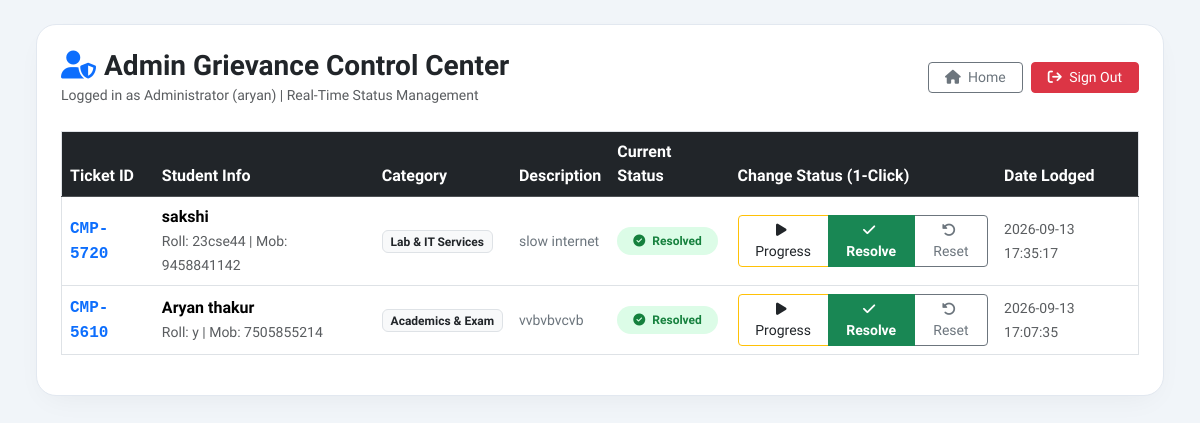
Before: /admin (signed in) with the older database file.
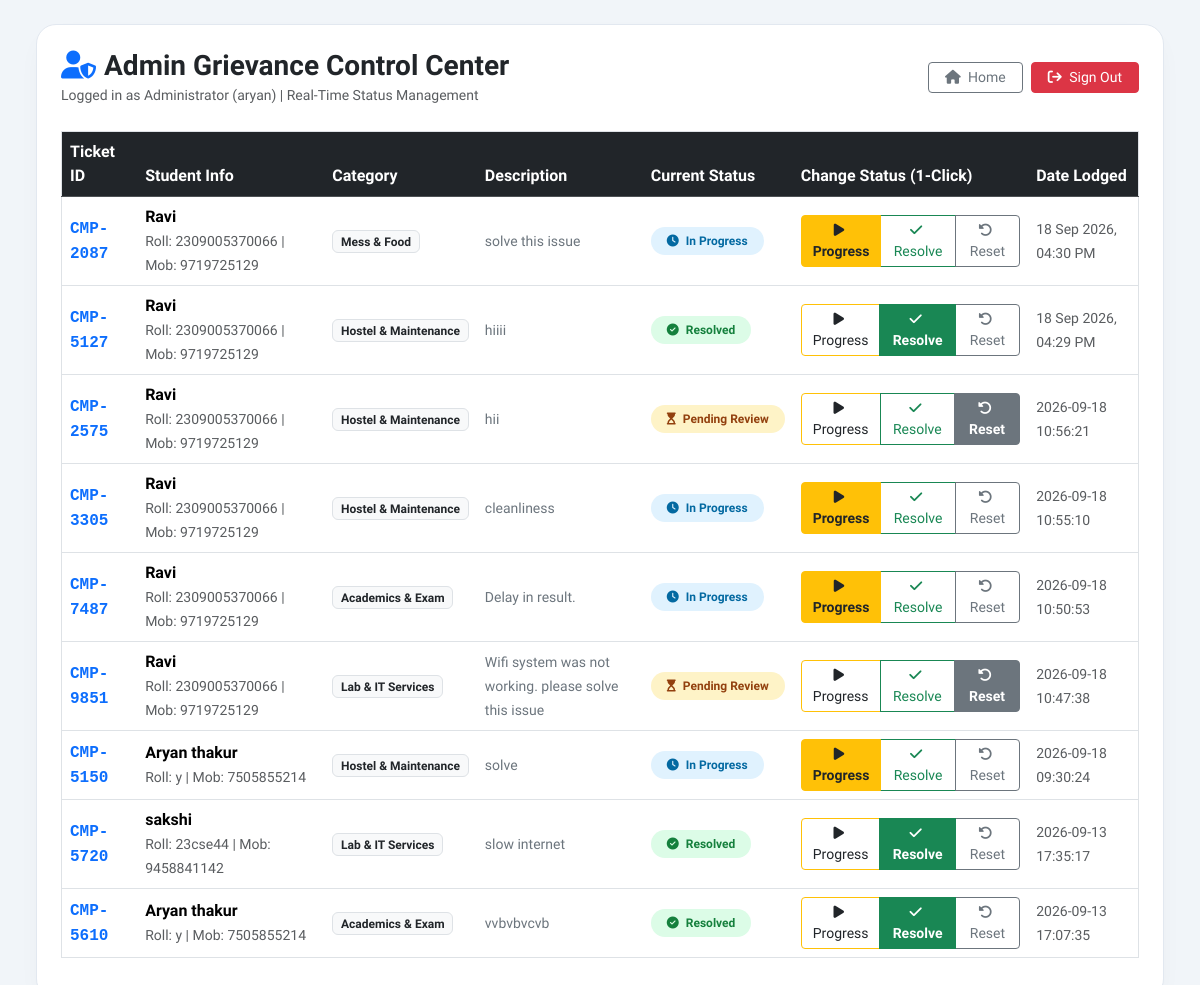
After: the same page with the newer database file.
### tables this page shows
CREATE TABLE complaints (
            id INTEGER PRIMARY KEY AUTOINCREMENT,
            ticket_id TEXT UNIQUE NOT NULL,
            student_mobile TEXT NOT NULL,
            student_name TEXT NOT NULL,
            roll_no TEXT NOT NULL,
            category TEXT NOT NULL,
            description TEXT NOT NULL,
            status TEXT DEFAULT 'Pending Review',
            created_at TIMESTAMP DEFAULT CURRENT_TIMESTAMP
        );

### app.py (the view)
@app.route("/admin")
def admin():
    if not session.get('is_admin'):
        flash("Admin login required.", "warning")
        return redirect(url_for("login"))
    conn = sqlite3.connect(DB_FILE)
    cursor = conn.cursor()
    cursor.execute("SELECT ticket_id, student_name, roll_no, student_mobile, category, description, status, created_at FROM complaints ORDER BY id DESC")
    all_complaints = cursor.fetchall()
    conn.close()
    return render_template("admin.html", complaints=all_complaints)

### templates/admin.html (shortened to what this page needs)
<!DOCTYPE html>
<html lang="en">
<head>
    <link href="https://cdn.jsdelivr.net/npm/bootstrap@5.3.2/dist/css/bootstrap.min.css" rel="stylesheet">
    <link rel="stylesheet" href="https://cdnjs.cloudflare.com/ajax/libs/font-awesome/6.4.2/css/all.min.css">
</head>
<body class="p-3 p-md-4">
    <div class="container-fluid">
        <div class="admin-card p-4">
            <div class="d-flex justify-content-between align-items-center mb-4 flex-wrap gap-2">
                <div>
                    <h3 class="fw-bold text-dark mb-0"><i class="fa-solid fa-user-shield text-primary me-2"></i>Admin Grievance Control Center</h3>
                    <small class="text-muted">Logged in as Administrator (aryan) | Real-Time Status Management</small>
                </div>
                <div class="d-flex gap-2">
                    <a href="/" class="btn btn-outline-secondary btn-sm px-3"><i class="fa-solid fa-house me-1"></i> Home</a>
                    <a href="/logout" class="btn btn-danger btn-sm px-3"><i class="fa-solid fa-arrow-right-from-bracket me-1"></i> Sign Out</a>
                </div>
            </div>
            <div class="table-responsive mt-3">
                <table class="table table-hover align-middle border">
                    <thead class="table-dark">
                        <tr>
                            <th>Ticket ID</th>
                            <th>Student Info</th>
                            <th>Category</th>
                            <th>Description</th>
                            <th>Current Status</th>
                            <th>Change Status (1-Click)</th>
                            <th>Date Lodged</th>
                        </tr>
                    </thead>
                    <tbody>
                        {% for c in complaints %}
                        <tr>
                            <td><span class="font-monospace fw-bold text-primary fs-6">{{ c[0] }}</span></td>
                            <td>
                                <b>{{ c[1] }}</b><br>
                                <small class="text-muted">Roll: {{ c[2] }} | Mob: {{ c[3] }}</small>
                            </td>
                            <td><span class="badge bg-light text-dark border">{{ c[4] }}</span></td>
                            <td style="max-width: 250px;">
                                <small class="text-secondary">{{ c[5] }}</small>
                            </td>
                            <td>
                                {% if c[6] == 'Resolved' %}
                                    <span class="badge badge-resolved px-3 py-2 rounded-pill"><i class="fa-solid fa-circle-check me-1"></i> Resolved</span>
                                {% elif c[6] == 'In Progress' %}
                                    <span class="badge badge-progress px-3 py-2 rounded-pill"><i class="fa-solid fa-clock me-1"></i> In Progress</span>
                                {% else %}
                                    <span class="badge badge-pending px-3 py-2 rounded-pill"><i class="fa-solid fa-hourglass-start me-1"></i> Pending Review</span>
                                {% endif %}
                            </td>
                            <td>
                                <div class="btn-group btn-group-sm" role="group">
                                    <a href="/update-status?ticket_id={{ c[0] }}&status=In+Progress" class="btn btn-outline-warning text-dark {% if c[6] == 'In Progress' %}active fw-bold{% endif %}">
                                        <i class="fa-solid fa-play me-1"></i> Progress
                                    </a>
                                    <a href="/update-status?ticket_id={{ c[0] }}&status=Resolved" class="btn btn-outline-success {% if c[6] == 'Resolved' %}active fw-bold{% endif %}">
                                        <i class="fa-solid fa-check me-1"></i> Resolve
                                    </a>
                                    <a href="/update-status?ticket_id={{ c[0] }}&status=Pending+Review" class="btn btn-outline-secondary {% if c[6] == 'Pending Review' %}active fw-bold{% endif %}">
                                        <i class="fa-solid fa-rotate-left me-1"></i> Reset
                                    </a>
                                </div>
                            </td>
                            <td><small class="text-muted">{{ c[7] }}</small></td>
                        </tr>
                        {% endfor %}
                    </tbody>
                </table>
            </div>
        </div>
    </div>
</body>
</html>

### templates/admin.html (style rules this page uses)
body { font-family: 'Plus Jakarta Sans', sans-serif; background-color: #f1f5f9; }
.admin-card { background: #ffffff; border-radius: 20px; border: 1px solid #e2e8f0; box-shadow: 0 10px 30px -10px rgba(0,0,0,0.06); }
.badge-pending { background-color: #fef3c7; color: #92400e; font-weight: 600; }
.badge-progress { background-color: #e0f2fe; color: #0369a1; font-weight: 600; }
.badge-resolved { background-color: #dcfce7; color: #15803d; font-weight: 600; }

Changed rows visible on the page:
added complaints: ticket "CMP-2087", student_name "Ravi", roll_no "2309005370066", student_mobile "9719725129", category "Mess & Food", description "solve this issue", status "In Progress" (drawn), created_at "18 Sep 2026, 04:30 PM"
added complaints: ticket "CMP-5127", student_name "Ravi", roll_no "2309005370066", student_mobile "9719725129", category "Hostel & Maintenance", description "hiiii", status "Resolved" (drawn), created_at "18 Sep 2026, 04:29 PM"
added complaints: ticket "CMP-2575", student_name "Ravi", roll_no "2309005370066", student_mobile "9719725129", category "Hostel & Maintenance", description "hii", status "Pending Review" (drawn), created_at "2026-09-18 10:56:21"
added complaints: ticket "CMP-3305", student_name "Ravi", roll_no "2309005370066", student_mobile "9719725129", category "Hostel & Maintenance", description "cleanliness", status "In Progress" (drawn), created_at "2026-09-18 10:55:10"
added complaints: ticket "CMP-7487", student_name "Ravi", roll_no "2309005370066", student_mobile "9719725129", category "Academics & Exam", description "Delay in result.", status "In Progress" (drawn), created_at "2026-09-18 10:50:53"
added complaints: ticket "CMP-9851", student_name "Ravi", roll_no "2309005370066", student_mobile "9719725129", category "Lab & IT Services", description "Wifi system was not working. please solve this issue", status "Pending Review" (drawn), created_at "2026-09-18 10:47:38"
added complaints: ticket "CMP-5150", student_name "Aryan thakur", roll_no "y", student_mobile "7505855214", category "Hostel & Maintenance", description "solve", status "In Progress" (drawn), created_at "2026-09-18 09:30:24"
